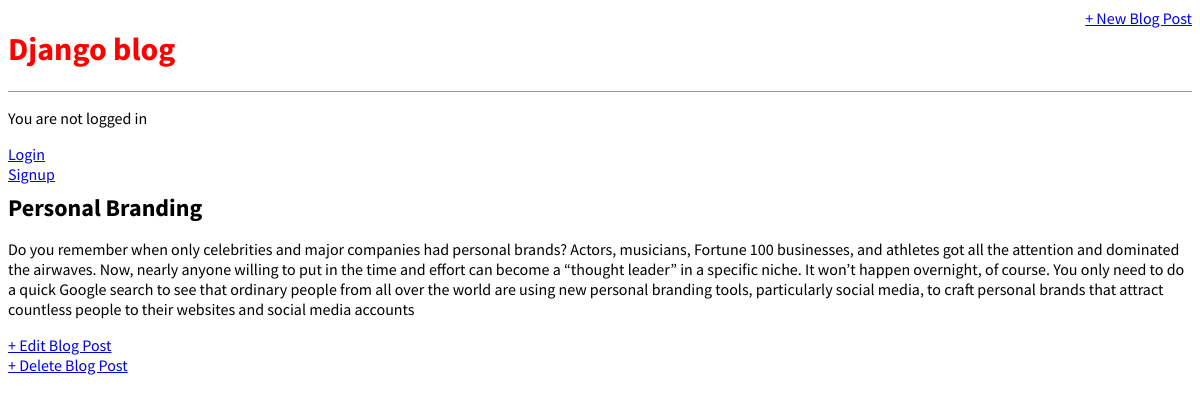
/post/10, run on the app's committed database.
### blog/models.py (models this page shows, shortened)
class  Post(models.Model):
    title = models.CharField(max_length=200)
    author = models.ForeignKey('auth.User',on_delete=models.CASCADE)
    body = models.TextField()

### blog/views.py (the view)
# urls.py: path('post/<int:pk>',BDetailView.as_view(),name='post_detail'),
class BDetailView(DetailView):
    model = Post
    template_name='post_detail.html'

### templates/post_detail.html
{% extends 'base.html' %} {% block content %}
<div class="post-entry">
    <h2>{{ post.title }}</h2>
    <p>{{ post.body }}</p>
</div>
{% if user.is_authenticated %}
<a href="{% url 'post_edit' post.pk %}">+ Edit Blog Post</a><br>
<a href="{% url 'post_delete' post.pk %}">+ Delete Blog Post</a>{% else %}
<a href="{% url 'first' %}">+ Edit Blog Post</a><br>
<a href="{% url 'first'  %}">+ Delete Blog Post</a>{% endif %} {% endblock content %}

### static/css/base.css (style rules this page uses)
body { font-family: 'Source Sans Pro', sans-serif; font-size: ǐǗpx; }
.post-entry { margin-bottom: Ǒrem; }
.post-entry h2 { margin: 0.5rem 0; }
.post-entry p { margin: Ǐ; font-weight: ǓǏǏ }

### data on the page
Post: title "Personal Branding", body "Do you remember when only celebrities and major companies had personal brands? Actors, musicians, Fortune 100 businesses, and athletes got all the attention and dominated the airwaves. Now, nearly anyone willing to put in the time and effort can become a “thought leader” in a specific niche. It won’t happen overnight, of course. You only need to do a quick Google search to see that ordinary people from all over the world are using new personal branding tools, particularly social media, to craft personal brands that attract countless people to their websites and social media accounts"
